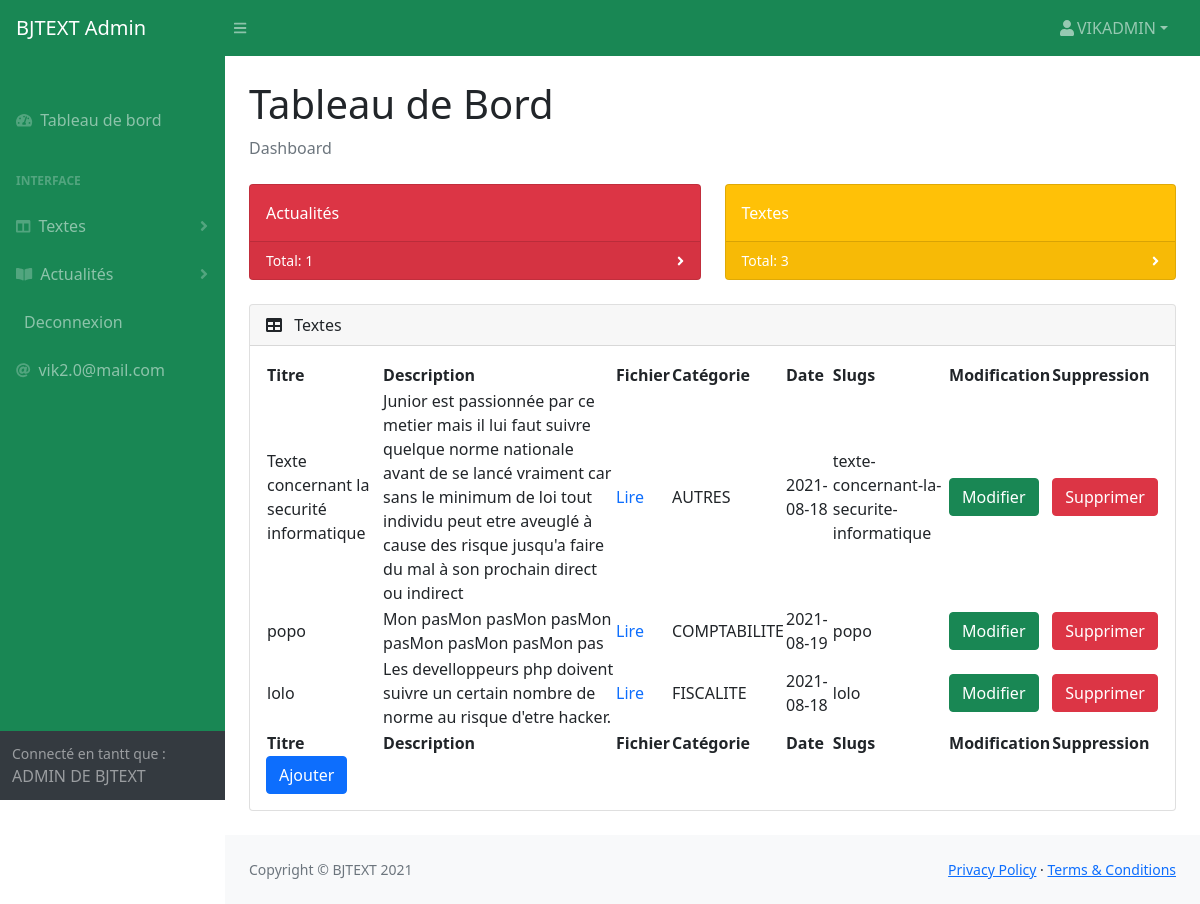
Page /Controller/admin/index.php (signed in) on the committed database.
### tables this page shows
CREATE TABLE `abw_texte` (
  `texte_id` int(255) NOT NULL,
  `texte_titre` varchar(255) NOT NULL,
  `texte_mot_cles` varchar(255) NOT NULL,
  `texte_description` text NOT NULL,
  `texte_fichier_pdf` varchar(255) NOT NULL,
  `texte_categories` varchar(255) NOT NULL,
  `texte_date` date NOT NULL,
  `texte_slug` varchar(100) NOT NULL
);

### Controller/admin/index.php (called while the page is built)
<?php
     require ('../../config.php');
     require('../../Modele/modele.php');
    $cptext=cpttexte($bdd); $cpnews=cptnews($bdd);
    $statement=afficherTexte($bdd);
    Include ('../../Vue/admin/index.php');
?>

### Modele/modele.php (called while the page is built, shortened)
<?php
    function cptnews($bdd){
     $req =$bdd->query('SELECT COUNT(*) FROM abw_news') ;
     return $req;
    }
       function cpttexte($bdd){
     $req =$bdd->query('SELECT COUNT(*) FROM abw_texte') ;
     return $req;
    }
    function afficherTexte($bdd){
      $req = $bdd->query('SELECT *	FROM abw_texte');
      return $req;
    }
?>

### Vue/admin/index.php (the view, shortened to what this page needs)
<!DOCTYPE html>
<html lang="en">
    <head>
        <link href="https://cdn.jsdelivr.net/npm/simple-datatables@latest/dist/style.css" rel="stylesheet" />
        <link href="/bjtext/asset/css/styles.css" rel="stylesheet" />
        <link rel="stylesheet"href="https://cdn.jsdelivr.net/npm/@strongdm/glyphicon@0.0.5/src/css/bootstrap-glyphicons.min.css">
    </head>
    <body class="sb-nav-fixed">
        <nav class="sb-topnav navbar navbar-expand navbar-dark bg-success">
            <a class="navbar-brand ps-3" href="index.php"> BJTEXT Admin </a>
            <button class="btn btn-link btn-sm order-1 order-lg-0 me-4 me-lg-0" id="sidebarToggle" href="#!"><i class="fas fa-bars"></i></button>
            <ul class="navbar-nav ms-auto ms-md-0 me-3 me-lg-4">
                <li class="nav-item dropdown">
                    <a class="nav-link dropdown-toggle" id="navbarDropdown" href="#" role="button" data-bs-toggle="dropdown" aria-expanded="false"><i class="fas fa-user fa-fw"></i><?php echo $_SESSION['nom'] ; ?></a>
                </li>
            </ul>
        </nav>
        <div id="layoutSidenav">
            <div id="layoutSidenav_nav">
                <nav class="sb-sidenav accordion sb-sidenav-dark bg-success" id="sidenavAccordion">
                    <div class="sb-sidenav-menu">
                        <div class="nav">
                            <div class="sb-sidenav-menu-heading"> </div>
                            <a class="nav-link" href="index.php">
                                <div class="sb-nav-link-icon"><i class="fas fa-tachometer-alt"></i></div>
                                Tableau de bord
                            </a>
                            <div class="sb-sidenav-menu-heading">Interface</div>
                            <a class="nav-link collapsed" href="#" data-bs-toggle="collapse" data-bs-target="#collapseLayouts" aria-expanded="false" aria-controls="collapseLayouts">
                                <div class="sb-nav-link-icon"><i class="fas fa-columns"></i></div>
                                Textes
                                <div class="sb-sidenav-collapse-arrow"><i class="fas fa-angle-down"></i></div>
                            </a>
                            <a class="nav-link collapsed" href="#" data-bs-toggle="collapse" data-bs-target="#collapsePages" aria-expanded="false" aria-controls="collapsePages">
                                <div class="sb-nav-link-icon"><i class="fas fa-book-open"></i></div>
                               Actualités
                                <div class="sb-sidenav-collapse-arrow"><i class="fas fa-angle-down"></i></div>
                            </a>
                            <a class="nav-link" href="logout.php">
                                Deconnexion
                            </a>
                            <span class="nav-link" href="tables.html">
                                <div class="sb-nav-link-icon"><i class="fas fa-at"></i></div>
                                <?php echo $_SESSION['mail'] ;?>
                            </span>
                        </div>
                    </div>
                    <div class="sb-sidenav-footer">
                    <div class="small">Connecté en tantt que :</div>
                        ADMIN DE BJTEXT
                    </div>
                </nav>
            </div>
            <div id="layoutSidenav_content">
                <main>
                    <div class="container-fluid px-4">
                        <h1 class="mt-4">Tableau de Bord</h1>
                        <ol class="breadcrumb mb-4">
                            <li class="breadcrumb-item active">Dashboard</li>
                        </ol>
                        <div class="row">
                            <div class="col-xl-6 col-md-6">
                                <div class="card bg-danger text-white mb-4">
                                    <div class="card-body">Actualités</div>
                                    <div class="card-footer d-flex align-items-center justify-content-between">
                                        <a class="small text-white stretched-link text-decoration-none" href="">Total: <?php $nb=$cpnews->fetchColumn(); echo $nb; ?></a>
                                        <div class="small text-white"><i class="fas fa-angle-right"></i></div>
                                    </div>
                                </div>
                            </div>
                            <div class="col-xl-6 col-md-6">
                                <div class="card bg-warning text-white mb-4">
                                    <div class="card-body">Textes</div>
                                    <div class="card-footer d-flex align-items-center justify-content-between">
                                        <a class="small text-white stretched-link text-decoration-none" href="Textes.php">Total: <?php $nb=$cptext->fetchColumn(); echo $nb; ?></a>
                                        <div class="small text-white"><i class="fas fa-angle-right"></i></div>
                                    </div>
                                </div>
                            </div>
                        </div>
                        <div class="card mb-4">
                            <div class="card-header">
                                <i class="fas fa-table me-2"></i>
                                Textes
                            </div>
                            <div class="card-body">
                                <table id="datatablesSimple">
                                    <thead>
                                        <tr>
                                        <th>Titre</th>
                                            <th>Description</th>
                                            <th>Fichier</th>
                                            <th>Catégorie</th>
                                            <th>Date</th>
                                            <th>Slugs</th>
                                            <th>Modification</th>
                                            <th>Suppression</th>
                                        </tr>
                                    </thead>
                                    <tfoot>
                                        <tr>
                                            <th>Titre</th>
                                            <th>Description</th>
                                            <th>Fichier</th>
                                            <th>Catégorie</th>
                                            <th>Date</th>
                                            <th>Slugs</th>
                                            <th>Modification</th>
                                            <th>Suppression</th>
                                        </tr>
                                    </tfoot>
                                    <tbody>
                                        <?php
                                       while($texte = $statement->fetch()){
                                      echo '<tr>';
                                           echo '<td>'.$texte['texte_titre'].'</td>';
                                           echo '<td>'.$texte['texte_description'].'</td>';
                                           echo '<td><a class ="text-decoration-none" href="pdf.php?pdf='.$texte['texte_fichier_pdf'].'"><span class="glyphicon glyphicon-eye-open"></span>Lire<a/></td>';
                                            echo '<td>'.$texte['texte_categories'].'</td>';
                                            echo '<td>'.$texte['texte_date'].'</td>';
                                            echo '<td>'.$texte['texte_slug'].'</td>';
                                            echo'<td><a class="btn btn-success" href="modifier.php?id='.$texte['texte_slug'].'"><span class="glyphicon glyphicon-pencil"><span>Modifier</a></td>';
                                            echo'<td><a class="btn btn-danger" href="supprimer.php?id='.$texte['texte_slug'].'&amp;'.'fichier='.$texte['texte_fichier_pdf'].'"><span class="glyphicon glyphicon-trash"><span>Supprimer</a></td>';
                                     echo '</tr>';
                                        }
                                        ?>
                                    </tbody>
                                </table><div><td><a class="btn btn-primary" href="ajoutText.php"><span class="glyphicon glyphicon-plus"><span>Ajouter</a></div>
                            </div>
                        </div>
                    </div>
                </main>
                <footer class="py-4 bg-light mt-auto">
                    <div class="container-fluid px-4">
                        <div class="d-flex align-items-center justify-content-between small">
                            <div class="text-muted">Copyright &copy; BJTEXT 2021</div>
                            <div>
                                <a href="#">Privacy Policy</a>
                                &middot;
                                <a href="#">Terms &amp; Conditions</a>
                            </div>
                        </div>
                    </div>
                </footer>
            </div>
        </div>
    </body>
</html>

### rows in the picture
abw_texte: texte_titre "Texte concernant la securité informatique", texte_description "Junior est passionnée par ce metier mais il lui faut suivre quelque norme nationale avant de se lancé vraiment car sans le minimum de loi tout individu peut etre aveuglé à cause des risque jusqu'a faire du mal à son prochain direct ou indirect", texte_categories "AUTRES", texte_date "2021-08-18", texte_slug "texte-concernant-la-securite-informatique"
abw_texte: texte_titre "popo", texte_description "Mon pasMon pasMon pasMon pasMon pasMon pasMon pas", texte_categories "COMPTABILITE", texte_date "2021-08-19", texte_slug "popo"
abw_texte: texte_titre "lolo", texte_description "Les develloppeurs php doivent suivre un certain nombre de norme au risque d'etre hacker.", texte_categories "FISCALITE", texte_date "2021-08-18", texte_slug "lolo"

### other values in the picture
$_SESSION['nom'] "VIKADMIN"
$_SESSION['mail'] "vik2.0@mail.com"
$nb "1"
$nb "3"
